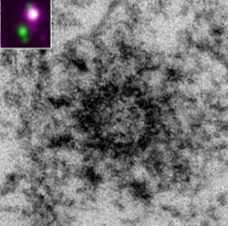
%> input picture screenshot/Emimage1.png, 228 x 226 px
$ octave imagenanugi_211016.m   (GNU Octave 9; MATLAB toolbox functions it lacks are replaced by stand-ins)
%> lines starting %> are read from the running program, lines starting %| are printed output that depends on the picture; in (x1, y1, x2, y2) boxes, pixels count from 0 and x2, y2 are one past the last pixel; in counts of white or black regions, pixels touching at a corner belong together; the program's own positions count from 1
%% finding the centroid of the image and making as our center
% 2021-10-16 : find the centroid in side the
% Kyubeom Choi
% Image segmentation using threshold and histogram

clc
clear all;
close all;
addpath(genpath(pwd));
imdata = imread('/Users/kyubeom/Desktop/QBUMCODE/Xiaoyu_EmStormAlign/screenshot/Emimage1.png'); % reading out image file
%> imdata is the input picture: size 226x228x3 uint8; mean R, G, B 120.8, 119.1, 120.8
Gimdata = im2gray(imdata); % make the image value gray scale!
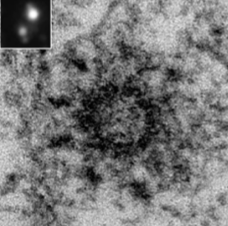
%> Gimdata: size 226x228 uint8; min 0, max 255, mean 119.8

Bimdata = imbinarize(Gimdata);
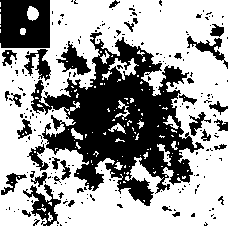
%> Bimdata: size 226x228 logical; 61.9% white; 225 black regions (189 under 20 px), largest, box (x1, y1, x2, y2) and area: (31, 32, 204, 206) 12809, (0, 0, 50, 48) 2203, (23, 184, 61, 226) 614

%% making the image binary and find the centroid of the images.
% This way we can find xc and yc more easy


% we could use histogram to check the threshold ? and make the code
% adjustable

stat = regionprops(Bimdata,'centroid'); % finding the centroid of the BWimage this makes easier to find the center of the picture
%> stat = 125 regions; first 5, Centroid: [1 5], [1 11], [1 19.5], [1 26.5], [1 31.5]
figure(1); imshow(imdata); hold on;
dataXY = [];
% plotting the centroid on top of the image to check it works.
for stati=1: numel(stat)
    plot(stat(stati).Centroid(1),stat(stati).Centroid(2),'r.');
    dataXY = [dataXY;stat(stati).Centroid(1),stat(stati).Centroid(2)];
end
%> this loop made 125 passes
%> dataXY on passes 1 to 6: [1 5], [1 5; 1 11], [1 5; 1 11; 1 19.5], [1 5; 1 11; 1 19.5; 1 26.5], [1 5; 1 11; 1 19.5; 1 26.5; 1 31.5], [1 5; 1 11; 1 19.5; 1 26.5; 1 31.5; 120.6 115.8]
%> after the loop, dataXY = 125 rows, first 12: [1 5; 1 11; 1 19.5; 1 26.5; 1 31.5; 120.6 115.8; 8.5 53.5; 12.5 183; 16.83 98.83; 19.67 177.3; 23.43 31.95; 23.67 134.7]
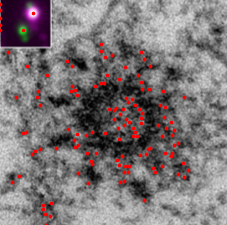
%> figure redrawn from the program's plot data


writematrix(dataXY,'tabledata.txt'); % saving the martix in txt file.

matrixdata = importdata('tabledata.txt'); % reading txt to array.

$ run again, with screenshot/Emimage2.png copied over screenshot/Emimage1.png
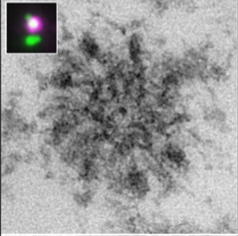
%> input picture screenshot/Emimage2.png, 238 x 236 px
%> imdata is the input picture: size 236x238x3 uint8; mean R, G, B 156, 155.9, 156
%> `Bimdata = imbinarize(Gimdata);`:
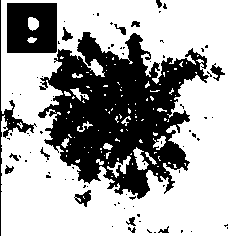
%> Bimdata: size 236x238 logical; 66.3% white; 83 black regions (68 under 20 px), largest, box (x1, y1, x2, y2) and area: (38, 32, 209, 199) 15010, (7, 3, 57, 53) 2336, (0, 0, 37, 236) 649
%> stat = 116 regions; first 5, Centroid: [127.6 126.2], [8 120], [10 124], [10 172], [14 123]
%> the loop `for stati=1: numel(stat)` made 116 passes
%> dataXY on passes 1 to 6: [127.6 126.2], [127.6 126.2; 8 120], [127.6 126.2; 8 120; 10 124], [127.6 126.2; 8 120; 10 124; 10 172], [127.6 126.2; 8 120; 10 124; 10 172; 14 123], [127.6 126.2; 8 120; 10 124; 10 172; 14 123; 20.89 125.7]
%> after the loop `for stati=1: numel(stat)`: dataXY = 116 rows, first 12: [127.6 126.2; 8 120; 10 124; 10 172; 14 123; 20.89 125.7; 32.43 40.55; 33.64 24.18; 62.25 58.25; 62 70.5; 65.89 143.4; 67.72 94.36]
%> after the loop `for stati=1: numel(stat)`:
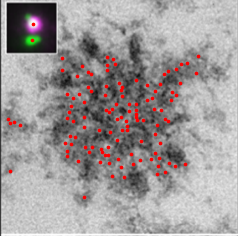
%> figure redrawn from the program's plot data

$ run again, with screenshot/Emimage3.png copied over screenshot/Emimage1.png
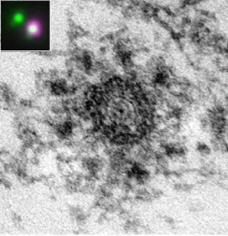
%> input picture screenshot/Emimage3.png, 228 x 236 px
%> imdata is the input picture: size 236x228x3 uint8; mean R, G, B 164.8, 165.2, 164.8
%> `Bimdata = imbinarize(Gimdata);`:
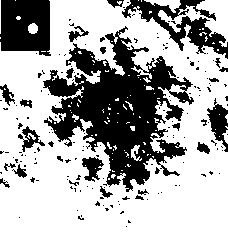
%> Bimdata: size 236x228 logical; 66.6% white; 168 black regions (140 under 20 px), largest, box (x1, y1, x2, y2) and area: (43, 26, 194, 192) 10796, (0, 0, 51, 56) 2440, (122, 0, 228, 59) 2023
%> stat = 113 regions; first 5, Centroid: [1 17.5], [1 38.5], [111.4 137.8], [5.3 89.7], [16 1]
%> the loop `for stati=1: numel(stat)` made 113 passes
%> dataXY on passes 1 to 6: [1 17.5], [1 17.5; 1 38.5], [1 17.5; 1 38.5; 111.4 137.8], [1 17.5; 1 38.5; 111.4 137.8; 5.33 89.67], [1 17.5; 1 38.5; 111.4 137.8; 5.33 89.67; 16 1], [1 17.5; 1 38.5; 111.4 137.8; 5.33 89.67; 16 1; 19 18.5]
%> after the loop `for stati=1: numel(stat)`: dataXY = 113 rows, first 12: [1 17.5; 1 38.5; 111.4 137.8; 5.33 89.67; 16 1; 19 18.5; 28.5 103.5; 32.03 137; 33.52 29.15; 44 52; 50 87; 53.5 74]
%> after the loop `for stati=1: numel(stat)`:
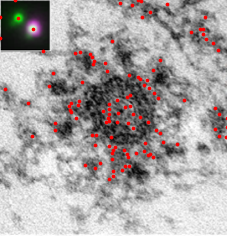
%> figure redrawn from the program's plot data

$ run again, with screenshot/Emimage4.png copied over screenshot/Emimage1.png
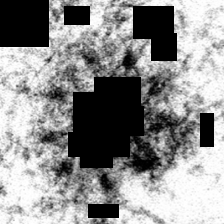
%> input picture screenshot/Emimage4.png, 224 x 224 px
%> imdata is the input picture: size 224x224x3 uint8; mean R, G, B 142.8, 142.8, 142.8
%> `Bimdata = imbinarize(Gimdata);`:
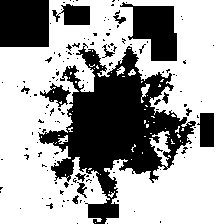
%> Bimdata: size 224x224 logical; 64.5% white; 146 black regions (130 under 20 px), largest, box (x1, y1, x2, y2) and area: (38, 43, 196, 224) 11211, (0, 0, 49, 47) 2303, (120, 2, 177, 61) 1994
%> stat = 61 regions; first 5, Centroid: [114.8 120.2], [42 137.5], [52 101], [54 92.5], [56.5 143.5]
%> the loop `for stati=1: numel(stat)` made 61 passes
%> dataXY on passes 1 to 5: [114.8 120.2], [114.8 120.2; 42 137.5], [114.8 120.2; 42 137.5; 52 101], [114.8 120.2; 42 137.5; 52 101; 54 92.5], [114.8 120.2; 42 137.5; 52 101; 54 92.5; 56.5 143.5]
%> after the loop `for stati=1: numel(stat)`: dataXY = 61 rows, first 12: [114.8 120.2; 42 137.5; 52 101; 54 92.5; 56.5 143.5; 59.5 136; 64.14 140.3; 61.33 103.2; 66 75; 66 175.5; 71.13 130; 70 78.5]
%> after the loop `for stati=1: numel(stat)`:
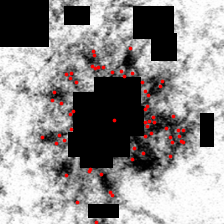
%> figure redrawn from the program's plot data
